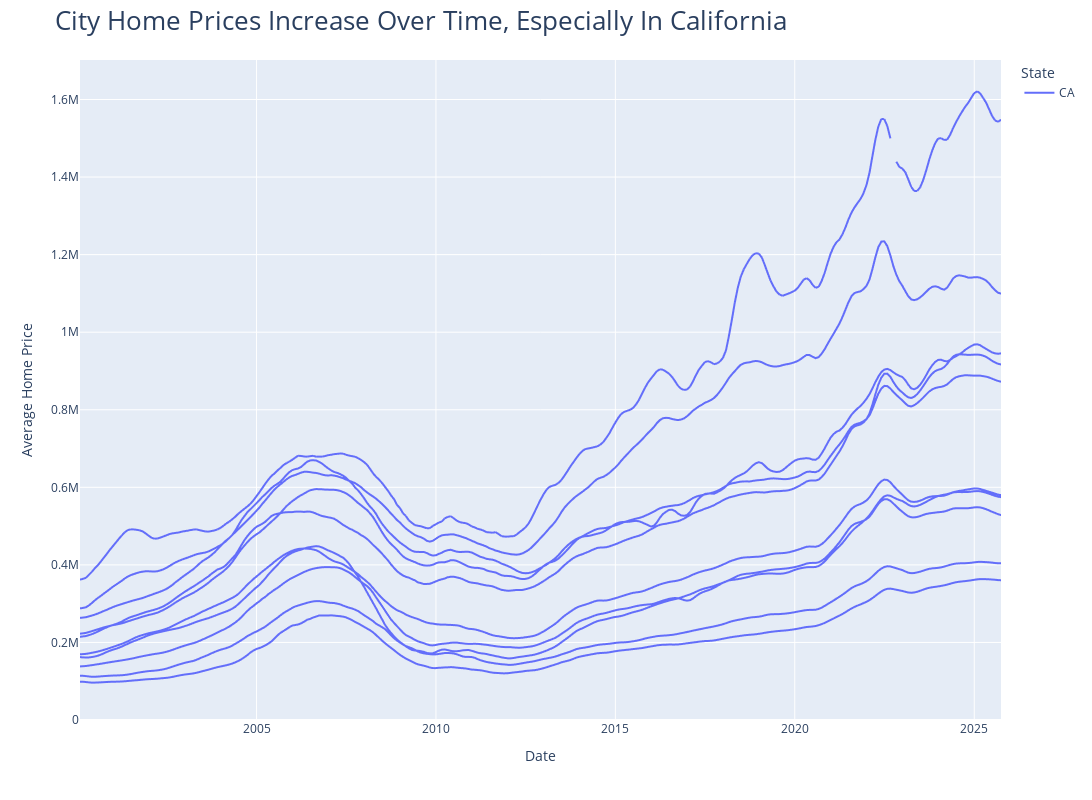

Notebook code for this chart:
### Code cell
# https://plotly.com/python/line-charts/

max_y = melted_Homes['Value'].max() * 1.05
min_y = 0

fig = px.line(melted_Homes_Cali,
             x = 'Date',
             y = 'Value',
             color = 'StateName', # maybe change this later but cool to group together states
             hover_name = 'RegionName', # change hover to have cooler stuff later
             line_group = 'RegionName',
             # color_discrete_sequence = px.colors.qualitative.Set1,
             labels = {
                 'RegionName':'City',
                 'StateName':'State',
                 'Date':'Date',
                 'Value':'Average Home Price'
             },
             width = 1200,
             height = 800,
             range_y = [min_y, max_y],
             # hover_data = {'Importance':False,
             #              'Value':True,
             #              'Question':False,
             #              'ShortQ':False}
)

fig.update_layout(
    title = {'text':"City Home Prices Increase Over Time, Especially In California", 'xanchor':'left', 'font':{'size':26}} # go back and change title this is just for now
)

fig.write_image("CaliforniaTimeSeries.png")

fig.show()
### INITAL VERSION not great way too many lines and colors, could gray them out but then state information is lost. So IDK what's best to do we'll go with this for now
# because interactive = can CLICK certain states

### Figure 1 — Plotly figure (JSON) as saved in the notebook; plotly's stock layout.template omitted (floating-point values rounded to 4 significant figures; data arrays with more than 128 entries replaced by an {"elided": "..."} marker saying what was removed)
{"data": [{"hovertemplate": "<b>%{hovertext}</b><br><br>State=CA<br>City=Los Angeles<br>Date=%{x}<br>Average Home Price=%{y}<extra></extra>", "hovertext": {"elided": "309 str values"}, "legendgroup": "CA", "line": {"color": "#636efa", "dash": "solid"}, "marker": {"symbol": "circle"}, "mode": "lines", "name": "CA", "showlegend": true, "type": "scattergl", "x": {"elided": "309 str values"}, "xaxis": "x", "y": {"elided": "309 float values"}, "yaxis": "y"}, {"hovertemplate": "<b>%{hovertext}</b><br><br>State=CA<br>City=San Francisco<br>Date=%{x}<br>Average Home Price=%{y}<extra></extra>", "hovertext": {"elided": "309 str values"}, "legendgroup": "CA", "line": {"color": "#636efa", "dash": "solid"}, "marker": {"symbol": "circle"}, "mode": "lines", "name": "CA", "showlegend": false, "type": "scattergl", "x": {"elided": "309 str values"}, "xaxis": "x", "y": {"elided": "309 float values"}, "yaxis": "y"}, {"hovertemplate": "<b>%{hovertext}</b><br><br>State=CA<br>City=Riverside<br>Date=%{x}<br>Average Home Price=%{y}<extra></extra>", "hovertext": {"elided": "309 str values"}, "legendgroup": "CA", "line": {"color": "#636efa", "dash": "solid"}, "marker": {"symbol": "circle"}, "mode": "lines", "name": "CA", "showlegend": false, "type": "scattergl", "x": {"elided": "309 str values"}, "xaxis": "x", "y": {"elided": "309 float values"}, "yaxis": "y"}, {"hovertemplate": "<b>%{hovertext}</b><br><br>State=CA<br>City=San Diego<br>Date=%{x}<br>Average Home Price=%{y}<extra></extra>", "hovertext": {"elided": "309 str values"}, "legendgroup": "CA", "line": {"color": "#636efa", "dash": "solid"}, "marker": {"symbol": "circle"}, "mode": "lines", "name": "CA", "showlegend": false, "type": "scattergl", "x": {"elided": "309 str values"}, "xaxis": "x", "y": {"elided": "309 float values"}, "yaxis": "y"}, {"hovertemplate": "<b>%{hovertext}</b><br><br>State=CA<br>City=Sacramento<br>Date=%{x}<br>Average Home Price=%{y}<extra></extra>", "hovertext": {"elided": "309 str values"}, "legendgroup": "CA", "line": {"color": "#636efa", "dash": "solid"}, "marker": {"symbol": "circle"}, "mode": "lines", "name": "CA", "showlegend": false, "type": "scattergl", "x": {"elided": "309 str values"}, "xaxis": "x", "y": {"elided": "309 float values"}, "yaxis": "y"}, {"hovertemplate": "<b>%{hovertext}</b><br><br>State=CA<br>City=San Jose<br>Date=%{x}<br>Average Home Price=%{y}<extra></extra>", "hovertext": {"elided": "309 str values"}, "legendgroup": "CA", "line": {"color": "#636efa", "dash": "solid"}, "marker": {"symbol": "circle"}, "mode": "lines", "name": "CA", "showlegend": false, "type": "scattergl", "x": {"elided": "309 str values"}, "xaxis": "x", "y": {"elided": "309 float values"}, "yaxis": "y"}, {"hovertemplate": "<b>%{hovertext}</b><br><br>State=CA<br>City=Fresno<br>Date=%{x}<br>Average Home Price=%{y}<extra></extra>", "hovertext": {"elided": "309 str values"}, "legendgroup": "CA", "line": {"color": "#636efa", "dash": "solid"}, "marker": {"symbol": "circle"}, "mode": "lines", "name": "CA", "showlegend": false, "type": "scattergl", "x": {"elided": "309 str values"}, "xaxis": "x", "y": {"elided": "309 float values"}, "yaxis": "y"}, {"hovertemplate": "<b>%{hovertext}</b><br><br>State=CA<br>City=Bakersfield<br>Date=%{x}<br>Average Home Price=%{y}<extra></extra>", "hovertext": {"elided": "309 str values"}, "legendgroup": "CA", "line": {"color": "#636efa", "dash": "solid"}, "marker": {"symbol": "circle"}, "mode": "lines", "name": "CA", "showlegend": false, "type": "scattergl", "x": {"elided": "309 str values"}, "xaxis": "x", "y": {"elided": "309 float values"}, "yaxis": "y"}, {"hovertemplate": "<b>%{hovertext}</b><br><br>State=CA<br>City=Oxnard<br>Date=%{x}<br>Average Home Price=%{y}<extra></extra>", "hovertext": {"elided": "309 str values"}, "legendgroup": "CA", "line": {"color": "#636efa", "dash": "solid"}, "marker": {"symbol": "circle"}, "mode": "lines", "name": "CA", "showlegend": false, "type": "scattergl", "x": {"elided": "309 str values"}, "xaxis": "x", "y": {"elided": "309 float values"}, "yaxis": "y"}, {"hovertemplate": "<b>%{hovertext}</b><br><br>State=CA<br>City=Stockton<br>Date=%{x}<br>Average Home Price=%{y}<extra></extra>", "hovertext": {"elided": "309 str values"}, "legendgroup": "CA", "line": {"color": "#636efa", "dash": "solid"}, "marker": {"symbol": "circle"}, "mode": "lines", "name": "CA", "showlegend": false, "type": "scattergl", "x": {"elided": "309 str values"}, "xaxis": "x", "y": {"elided": "309 float values"}, "yaxis": "y"}], "layout": {"height": 800, "legend": {"title": {"text": "State"}, "tracegroupgap": 0}, "margin": {"t": 60}, "title": {"font": {"size": 26}, "text": "City Home Prices Increase Over Time, Especially In California", "xanchor": "left"}, "width": 1200, "xaxis": {"anchor": "y", "domain": [0, 1], "title": {"text": "Date"}}, "yaxis": {"anchor": "x", "domain": [0, 1], "range": [0, 1702000.0], "title": {"text": "Average Home Price"}}}}
